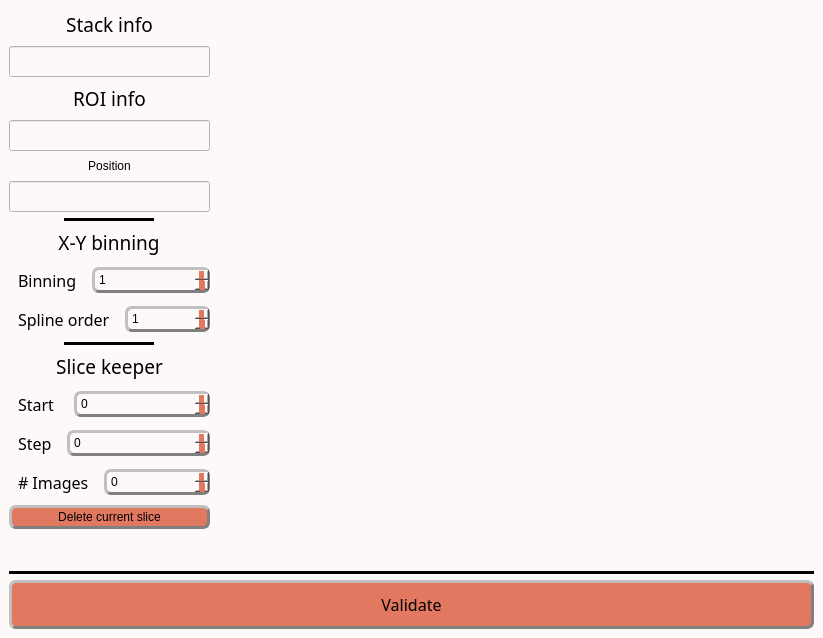
<?xml version="1.0" encoding="UTF-8"?>
<ui version="4.0">
 <class>MainWindow</class>
 <widget class="QMainWindow" name="MainWindow">
  <property name="geometry">
   <rect>
    <x>0</x>
    <y>0</y>
    <width>823</width>
    <height>638</height>
   </rect>
  </property>
  <property name="windowTitle">
   <string>Edit tools</string>
  </property>
  <property name="styleSheet">
   <string notr="true">/* Couleur du fond, label, combobox, progressbar vide et spin box */
QWidget, QLabel, QComboBox, QProgressBar, QSpinBox {background-color: rgb(253, 249, 248)}

/* Couleur quand inactif */
QPushButton:disabled, QComboBox:disabled, QSpinBox:disabled {background-color: rgba(243, 98, 64,150)}

/* Couleur des boutons et des selecteurs */
QPushButton, QComboBox::drop-down:button, QComboBox::down-arrow, QComboBox::down-arrow:disabled, QSpinBox::drop-down:button, QSpinBox::down-arrow, QSpinBox::down-arrow:disabled, QSpinBox::drop-up:button, QSpinBox::up-arrow, QSpinBox::up-arrow:disabled, QSlider::handle:horizontal {background-color: rgb(226, 120, 95)}

/* Couleur des bordures de même couleur que les boutons */
QComboBox::drop-down:button, QSpinBox::drop-down:button, QSpinBox::drop-up:button {border-color: rgb(193, 167, 181)}

/* Couleur des textes */
QLabel, QPushButton, QPushButton:hover, QCheckBox, QComboBox, Line, QTextEdit, QSpinBox {color: rgb(0, 0, 0)}

/* style des bordures 1 */
QLabel, QPushButton, QPushButton:hover, QCheckBox, QComboBox, QSpinBox  {
	border-style : outset;
	min-width : 5em;
}

/* style des bordures 2 */
QPushButton, QPushButton:hover, QCheckBox, QComboBox, QSpinBox  {
	border-radius: 7px;
	border-width: 3px;
	border-color: gray;
}

/* Font 1 */
QPushButton, QPushButton:hover, QCheckBox, QProgressBar {font: 12pt &quot;Noto Sans Cond&quot;}

/* Font 2 */
QComboBox, QTextEdit, QSpinBox {font: 10pt &quot;Noto Sans Cond&quot;}

/* Padding 1 */
QLabel, QComboBox, QComboBox::down-arrow, QSpinBox, QSpinBox::down-arrow, QSpinBox::up-arrow {padding : 2px;}

/* Padding 2 */
QPushButton, QPushButton:hover, QCheckBox {padding : 10px;}

/* Gestion taille des QCheckBoxes */
QCheckBox::indicator:unchecked, QCheckBox::indicator:unchecked:hover, QCheckBox::indicator:checked, QCheckBox::indicator:checked:hover  {
	width :30px;
	height : 30px;
}

QLabel {
	Border-radius : 5px;
	border-width : 0px;
	border-color : black;
	font : 14pt &quot;Noto Sans Cond&quot;;
}

QPushButton:hover {background-color: rgb(243, 98, 64);}

QCheckBox::indicator:unchecked {image: url(icons/uncheck_icon.png);}

QCheckBox::indicator:unchecked:hover {image: url(icons/uncheck_hover_icon.png);}

QCheckBox::indicator:checked {image: url(icons/Check_icon.png);}

QCheckBox::indicator:checked:hover {image: url(icons/Check_hover_icon.png);}

QComboBox::drop-down:button{
	border-radius: 4px;
	border-width: 3px;
	width: 36px;
}

QComboBox::down-arrow {
	image : url(icons/Arrow_down.png);
    width: 26px;
    height: 24px;
}

Line{
	format: plain;
	midLine-Width : 5px;
}

QFrame[height=&quot;3&quot;], QFrame[width=&quot;3&quot;] {background-color: #3A3939;}

QTextEdit{
	background-color: rgb(255, 255, 255);
	border-style: solid;
	border-radius: 5px;
	border-width: 2px;
	border-color: black;
}

QLineEdit {font : 12pt &quot;Noto Sans Cond&quot;;}

/* Gestion taille des QLineEdit */
QLineEdit::indicator:unchecked, QLineEdit::indicator:unchecked:hover, QLineEdit::indicator:checked, QLineEdit::indicator:checked:hover  {
	border-color: black;
}

QHBoxLayout {background-color: rgb(0, 240, 240, 50);}

QProgressBar {
	text-align: center;
	border: 2px solid black;
	border-radius: 3px;
 }

 QProgressBar::chunk {
	background-color: rgb(243, 98, 64);
	width: 20px;
	margin : 0.5px;
 }

QSpinBox::drop-down:button, QSpinBox::drop-up:button {
	border-radius: 2px;
	border-width: 3px;
	width: 36px;
}

QSpinBox::down-arrow {
	image : url(icons/Arrow_down.png);
    width: 26px;
    height: 24px;
}

QSpinBox::up-arrow {
	image : url(icons/Arrow_up.png);
    width: 26px;
    height: 24px;
}

QSlider::groove:horizontal {
    border: 1px solid #999999;
    height: 5px; /* the groove expands to the size of the slider by default. by giving it a height, it has a fixed size */
    background-color: rgb(0, 0, 0);
    margin: 2px 0;
}

QSlider::handle:horizontal {
    border: 1px solid #5c5c5c;
    width: 25px;
    height: 40px;
    margin: -10px 0; /* handle is placed by default on the contents rect of the groove. Expand outside the groove */
    border-radius: 3px;
}</string>
  </property>
  <widget class="QWidget" name="centralwidget">
   <property name="styleSheet">
    <string notr="true"/>
   </property>
   <layout class="QHBoxLayout" name="horizontalLayout_8">
    <item>
     <layout class="QVBoxLayout" name="verticalLayout_3">
      <item>
       <layout class="QHBoxLayout" name="horizontalLayout_7">
        <item>
         <layout class="QVBoxLayout" name="verticalLayout_2">
          <item>
           <layout class="QVBoxLayout" name="verticalLayout_7">
            <item>
             <widget class="QLabel" name="stackInfo_label">
              <property name="sizePolicy">
               <sizepolicy hsizetype="Preferred" vsizetype="Fixed">
                <horstretch>0</horstretch>
                <verstretch>0</verstretch>
               </sizepolicy>
              </property>
              <property name="minimumSize">
               <size>
                <width>114</width>
                <height>0</height>
               </size>
              </property>
              <property name="font">
               <font>
                <family>Noto Sans Cond</family>
                <pointsize>14</pointsize>
                <weight>50</weight>
                <italic>false</italic>
                <bold>false</bold>
               </font>
              </property>
              <property name="text">
               <string>Stack info</string>
              </property>
              <property name="alignment">
               <set>Qt::AlignCenter</set>
              </property>
             </widget>
            </item>
            <item>
             <widget class="QLineEdit" name="stackInfoValues_label">
              <property name="sizePolicy">
               <sizepolicy hsizetype="Minimum" vsizetype="Fixed">
                <horstretch>0</horstretch>
                <verstretch>0</verstretch>
               </sizepolicy>
              </property>
              <property name="minimumSize">
               <size>
                <width>116</width>
                <height>0</height>
               </size>
              </property>
              <property name="font">
               <font>
                <family>Noto Sans Cond</family>
                <pointsize>12</pointsize>
                <weight>50</weight>
                <italic>false</italic>
                <bold>false</bold>
               </font>
              </property>
              <property name="alignment">
               <set>Qt::AlignCenter</set>
              </property>
             </widget>
            </item>
            <item>
             <widget class="QLabel" name="ROIinfo_label">
              <property name="sizePolicy">
               <sizepolicy hsizetype="Preferred" vsizetype="Fixed">
                <horstretch>0</horstretch>
                <verstretch>0</verstretch>
               </sizepolicy>
              </property>
              <property name="minimumSize">
               <size>
                <width>114</width>
                <height>0</height>
               </size>
              </property>
              <property name="font">
               <font>
                <family>Noto Sans Cond</family>
                <pointsize>14</pointsize>
                <weight>50</weight>
                <italic>false</italic>
                <bold>false</bold>
               </font>
              </property>
              <property name="text">
               <string>ROI info</string>
              </property>
              <property name="alignment">
               <set>Qt::AlignCenter</set>
              </property>
             </widget>
            </item>
            <item>
             <widget class="QLineEdit" name="ROIinfoValues_label">
              <property name="sizePolicy">
               <sizepolicy hsizetype="Minimum" vsizetype="Fixed">
                <horstretch>0</horstretch>
                <verstretch>0</verstretch>
               </sizepolicy>
              </property>
              <property name="minimumSize">
               <size>
                <width>116</width>
                <height>0</height>
               </size>
              </property>
              <property name="font">
               <font>
                <family>Noto Sans Cond</family>
                <pointsize>12</pointsize>
                <weight>50</weight>
                <italic>false</italic>
                <bold>false</bold>
               </font>
              </property>
              <property name="styleSheet">
               <string notr="true"/>
              </property>
              <property name="alignment">
               <set>Qt::AlignCenter</set>
              </property>
             </widget>
            </item>
            <item>
             <widget class="QLabel" name="label">
              <property name="sizePolicy">
               <sizepolicy hsizetype="Preferred" vsizetype="MinimumExpanding">
                <horstretch>0</horstretch>
                <verstretch>0</verstretch>
               </sizepolicy>
              </property>
              <property name="text">
               <string>Position</string>
              </property>
              <property name="alignment">
               <set>Qt::AlignCenter</set>
              </property>
             </widget>
            </item>
            <item>
             <widget class="QLineEdit" name="cursor_label">
              <property name="sizePolicy">
               <sizepolicy hsizetype="Minimum" vsizetype="Fixed">
                <horstretch>0</horstretch>
                <verstretch>0</verstretch>
               </sizepolicy>
              </property>
              <property name="minimumSize">
               <size>
                <width>116</width>
                <height>0</height>
               </size>
              </property>
              <property name="font">
               <font>
                <family>Noto Sans Cond</family>
                <pointsize>12</pointsize>
                <weight>50</weight>
                <italic>false</italic>
                <bold>false</bold>
               </font>
              </property>
              <property name="alignment">
               <set>Qt::AlignCenter</set>
              </property>
             </widget>
            </item>
           </layout>
          </item>
          <item>
           <layout class="QVBoxLayout" name="verticalLayout">
            <item alignment="Qt::AlignHCenter">
             <widget class="Line" name="line">
              <property name="sizePolicy">
               <sizepolicy hsizetype="Fixed" vsizetype="Fixed">
                <horstretch>0</horstretch>
                <verstretch>0</verstretch>
               </sizepolicy>
              </property>
              <property name="minimumSize">
               <size>
                <width>90</width>
                <height>0</height>
               </size>
              </property>
              <property name="frameShadow">
               <enum>QFrame::Plain</enum>
              </property>
              <property name="lineWidth">
               <number>5</number>
              </property>
              <property name="midLineWidth">
               <number>5</number>
              </property>
              <property name="orientation">
               <enum>Qt::Horizontal</enum>
              </property>
             </widget>
            </item>
            <item alignment="Qt::AlignHCenter">
             <widget class="QLabel" name="XYtitle_label">
              <property name="sizePolicy">
               <sizepolicy hsizetype="Preferred" vsizetype="Fixed">
                <horstretch>0</horstretch>
                <verstretch>0</verstretch>
               </sizepolicy>
              </property>
              <property name="minimumSize">
               <size>
                <width>114</width>
                <height>0</height>
               </size>
              </property>
              <property name="font">
               <font>
                <family>Noto Sans Cond</family>
                <pointsize>14</pointsize>
                <weight>50</weight>
                <italic>false</italic>
                <bold>false</bold>
               </font>
              </property>
              <property name="text">
               <string>X-Y binning</string>
              </property>
              <property name="alignment">
               <set>Qt::AlignCenter</set>
              </property>
             </widget>
            </item>
            <item>
             <layout class="QHBoxLayout" name="horizontalLayout">
              <item>
               <widget class="QLabel" name="XYbin_label_">
                <property name="sizePolicy">
                 <sizepolicy hsizetype="Fixed" vsizetype="Preferred">
                  <horstretch>0</horstretch>
                  <verstretch>0</verstretch>
                 </sizepolicy>
                </property>
                <property name="font">
                 <font>
                  <family>Noto Sans Cond</family>
                  <pointsize>12</pointsize>
                  <weight>50</weight>
                  <italic>false</italic>
                  <bold>false</bold>
                 </font>
                </property>
                <property name="styleSheet">
                 <string notr="true">QLabel {
color: rgb(0, 0, 0);
background-color:	rgb(253, 249, 248);
border-style : outset;
Border-radius : 5px;
border-width : 0px;
border-color : black;
min-width : 5em;
padding : 5px;
font : 12pt &quot;Noto Sans Cond&quot;;
}</string>
                </property>
                <property name="text">
                 <string>Binning</string>
                </property>
               </widget>
              </item>
              <item>
               <widget class="QSpinBox" name="XYbin_spinBox">
                <property name="sizePolicy">
                 <sizepolicy hsizetype="Minimum" vsizetype="Fixed">
                  <horstretch>0</horstretch>
                  <verstretch>0</verstretch>
                 </sizepolicy>
                </property>
                <property name="minimumSize">
                 <size>
                  <width>85</width>
                  <height>15</height>
                 </size>
                </property>
                <property name="toolTip">
                 <string>&lt;html&gt;&lt;head/&gt;&lt;body&gt;&lt;p&gt;&lt;span style=&quot; font-size:11pt;&quot;&gt;Reduce image dimension by the given factor&lt;/span&gt;&lt;/p&gt;&lt;/body&gt;&lt;/html&gt;</string>
                </property>
                <property name="minimum">
                 <number>1</number>
                </property>
                <property name="maximum">
                 <number>6</number>
                </property>
               </widget>
              </item>
             </layout>
            </item>
            <item>
             <layout class="QHBoxLayout" name="horizontalLayout_2">
              <item>
               <widget class="QLabel" name="spline_label">
                <property name="sizePolicy">
                 <sizepolicy hsizetype="Fixed" vsizetype="Preferred">
                  <horstretch>0</horstretch>
                  <verstretch>0</verstretch>
                 </sizepolicy>
                </property>
                <property name="font">
                 <font>
                  <family>Noto Sans Cond</family>
                  <pointsize>12</pointsize>
                  <weight>50</weight>
                  <italic>false</italic>
                  <bold>false</bold>
                 </font>
                </property>
                <property name="styleSheet">
                 <string notr="true">QLabel {
color: rgb(0, 0, 0);
background-color:	rgb(253, 249, 248);
border-style : outset;
Border-radius : 5px;
border-width : 0px;
border-color : black;
min-width : 5em;
padding : 5px;
font : 12pt &quot;Noto Sans Cond&quot;;
}</string>
                </property>
                <property name="text">
                 <string>Spline order</string>
                </property>
               </widget>
              </item>
              <item>
               <widget class="QSpinBox" name="spline_spinBox">
                <property name="sizePolicy">
                 <sizepolicy hsizetype="Minimum" vsizetype="Fixed">
                  <horstretch>0</horstretch>
                  <verstretch>0</verstretch>
                 </sizepolicy>
                </property>
                <property name="minimumSize">
                 <size>
                  <width>85</width>
                  <height>15</height>
                 </size>
                </property>
                <property name="toolTip">
                 <string>&lt;html&gt;&lt;head/&gt;&lt;body&gt;&lt;p&gt;&lt;span style=&quot; font-size:11pt;&quot;&gt;Interpolation order&lt;/span&gt;&lt;/p&gt;&lt;/body&gt;&lt;/html&gt;</string>
                </property>
                <property name="minimum">
                 <number>1</number>
                </property>
                <property name="maximum">
                 <number>5</number>
                </property>
               </widget>
              </item>
             </layout>
            </item>
           </layout>
          </item>
          <item alignment="Qt::AlignHCenter">
           <widget class="Line" name="line0_2">
            <property name="sizePolicy">
             <sizepolicy hsizetype="Fixed" vsizetype="Fixed">
              <horstretch>0</horstretch>
              <verstretch>0</verstretch>
             </sizepolicy>
            </property>
            <property name="minimumSize">
             <size>
              <width>90</width>
              <height>0</height>
             </size>
            </property>
            <property name="frameShadow">
             <enum>QFrame::Plain</enum>
            </property>
            <property name="lineWidth">
             <number>5</number>
            </property>
            <property name="midLineWidth">
             <number>5</number>
            </property>
            <property name="orientation">
             <enum>Qt::Horizontal</enum>
            </property>
           </widget>
          </item>
          <item>
           <widget class="QLabel" name="sliceKeeper_label">
            <property name="sizePolicy">
             <sizepolicy hsizetype="Preferred" vsizetype="Fixed">
              <horstretch>0</horstretch>
              <verstretch>0</verstretch>
             </sizepolicy>
            </property>
            <property name="minimumSize">
             <size>
              <width>114</width>
              <height>0</height>
             </size>
            </property>
            <property name="font">
             <font>
              <family>Noto Sans Cond</family>
              <pointsize>14</pointsize>
              <weight>50</weight>
              <italic>false</italic>
              <bold>false</bold>
             </font>
            </property>
            <property name="text">
             <string>Slice keeper</string>
            </property>
            <property name="alignment">
             <set>Qt::AlignCenter</set>
            </property>
           </widget>
          </item>
          <item>
           <layout class="QHBoxLayout" name="horizontalLayout_4">
            <item>
             <widget class="QLabel" name="start_label">
              <property name="sizePolicy">
               <sizepolicy hsizetype="Fixed" vsizetype="Preferred">
                <horstretch>0</horstretch>
                <verstretch>0</verstretch>
               </sizepolicy>
              </property>
              <property name="font">
               <font>
                <family>Noto Sans Cond</family>
                <pointsize>12</pointsize>
                <weight>50</weight>
                <italic>false</italic>
                <bold>false</bold>
               </font>
              </property>
              <property name="styleSheet">
               <string notr="true">QLabel {
color: rgb(0, 0, 0);
background-color:	rgb(253, 249, 248);
border-style : outset;
Border-radius : 5px;
border-width : 0px;
border-color : black;
min-width : 5em;
padding : 5px;
font : 12pt &quot;Noto Sans Cond&quot;;
}</string>
              </property>
              <property name="text">
               <string>Start </string>
              </property>
             </widget>
            </item>
            <item>
             <widget class="QSpinBox" name="start_spinBox">
              <property name="sizePolicy">
               <sizepolicy hsizetype="Minimum" vsizetype="Fixed">
                <horstretch>0</horstretch>
                <verstretch>0</verstretch>
               </sizepolicy>
              </property>
              <property name="minimumSize">
               <size>
                <width>85</width>
                <height>15</height>
               </size>
              </property>
              <property name="toolTip">
               <string>&lt;html&gt;&lt;head/&gt;&lt;body&gt;&lt;p&gt;&lt;span style=&quot; font-size:11pt;&quot;&gt;Define the first image&lt;/span&gt;&lt;/p&gt;&lt;/body&gt;&lt;/html&gt;</string>
              </property>
             </widget>
            </item>
           </layout>
          </item>
          <item>
           <layout class="QHBoxLayout" name="horizontalLayout_5">
            <item>
             <widget class="QLabel" name="step_label">
              <property name="sizePolicy">
               <sizepolicy hsizetype="Fixed" vsizetype="Preferred">
                <horstretch>0</horstretch>
                <verstretch>0</verstretch>
               </sizepolicy>
              </property>
              <property name="font">
               <font>
                <family>Noto Sans Cond</family>
                <pointsize>12</pointsize>
                <weight>50</weight>
                <italic>false</italic>
                <bold>false</bold>
               </font>
              </property>
              <property name="styleSheet">
               <string notr="true">QLabel {
color: rgb(0, 0, 0);
background-color:	rgb(253, 249, 248);
border-style : outset;
Border-radius : 5px;
border-width : 0px;
border-color : black;
min-width : 5em;
padding : 5px;
font : 12pt &quot;Noto Sans Cond&quot;;
}</string>
              </property>
              <property name="text">
               <string>Step</string>
              </property>
             </widget>
            </item>
            <item>
             <widget class="QSpinBox" name="step_spinBox">
              <property name="sizePolicy">
               <sizepolicy hsizetype="Minimum" vsizetype="Fixed">
                <horstretch>0</horstretch>
                <verstretch>0</verstretch>
               </sizepolicy>
              </property>
              <property name="minimumSize">
               <size>
                <width>85</width>
                <height>15</height>
               </size>
              </property>
              <property name="toolTip">
               <string>&lt;html&gt;&lt;head/&gt;&lt;body&gt;&lt;p&gt;&lt;span style=&quot; font-size:11pt;&quot;&gt;Step to define which image must be conserved&lt;/span&gt;&lt;/p&gt;&lt;/body&gt;&lt;/html&gt;</string>
              </property>
             </widget>
            </item>
           </layout>
          </item>
          <item>
           <layout class="QHBoxLayout" name="horizontalLayout_6">
            <item>
             <widget class="QLabel" name="nbSlice_label">
              <property name="sizePolicy">
               <sizepolicy hsizetype="Fixed" vsizetype="Preferred">
                <horstretch>0</horstretch>
                <verstretch>0</verstretch>
               </sizepolicy>
              </property>
              <property name="font">
               <font>
                <family>Noto Sans Cond</family>
                <pointsize>12</pointsize>
                <weight>50</weight>
                <italic>false</italic>
                <bold>false</bold>
               </font>
              </property>
              <property name="styleSheet">
               <string notr="true">QLabel {
color: rgb(0, 0, 0);
background-color:	rgb(253, 249, 248);
border-style : outset;
Border-radius : 5px;
border-width : 0px;
border-color : black;
min-width : 5em;
padding : 5px;
font : 12pt &quot;Noto Sans Cond&quot;;
}</string>
              </property>
              <property name="text">
               <string># Images</string>
              </property>
             </widget>
            </item>
            <item>
             <widget class="QSpinBox" name="nbSlice_spinBox">
              <property name="sizePolicy">
               <sizepolicy hsizetype="Minimum" vsizetype="Fixed">
                <horstretch>0</horstretch>
                <verstretch>0</verstretch>
               </sizepolicy>
              </property>
              <property name="minimumSize">
               <size>
                <width>85</width>
                <height>15</height>
               </size>
              </property>
              <property name="toolTip">
               <string>&lt;html&gt;&lt;head/&gt;&lt;body&gt;&lt;p&gt;&lt;span style=&quot; font-size:11pt;&quot;&gt;Define the number of image that must be conserved&lt;/span&gt;&lt;/p&gt;&lt;/body&gt;&lt;/html&gt;</string>
              </property>
             </widget>
            </item>
           </layout>
          </item>
          <item>
           <layout class="QHBoxLayout" name="horizontalLayout_3">
            <item>
             <widget class="QPushButton" name="Del_bttn">
              <property name="sizePolicy">
               <sizepolicy hsizetype="Minimum" vsizetype="Fixed">
                <horstretch>0</horstretch>
                <verstretch>0</verstretch>
               </sizepolicy>
              </property>
              <property name="minimumSize">
               <size>
                <width>100</width>
                <height>0</height>
               </size>
              </property>
              <property name="toolTip">
               <string/>
              </property>
              <property name="styleSheet">
               <string notr="true">border-style: outset;
border-width: 3px;
border-radius: 7px;
border-color: gray;
min-width: 5em;
padding: 2px;</string>
              </property>
              <property name="text">
               <string>Delete current slice</string>
              </property>
              <property name="icon">
               <iconset>
                <normaloff>TSG_icons/run_icon.png</normaloff>TSG_icons/run_icon.png</iconset>
              </property>
             </widget>
            </item>
           </layout>
          </item>
          <item>
           <spacer name="verticalSpacer">
            <property name="orientation">
             <enum>Qt::Vertical</enum>
            </property>
            <property name="sizeHint" stdset="0">
             <size>
              <width>20</width>
              <height>40</height>
             </size>
            </property>
           </spacer>
          </item>
         </layout>
        </item>
        <item>
         <widget class="ImageView" name="expSeries" native="true">
          <property name="sizePolicy">
           <sizepolicy hsizetype="Expanding" vsizetype="Expanding">
            <horstretch>0</horstretch>
            <verstretch>0</verstretch>
           </sizepolicy>
          </property>
         </widget>
        </item>
       </layout>
      </item>
      <item>
       <layout class="QVBoxLayout" name="verticalLayout_5">
        <item>
         <widget class="Line" name="line0_4">
          <property name="sizePolicy">
           <sizepolicy hsizetype="Minimum" vsizetype="Fixed">
            <horstretch>0</horstretch>
            <verstretch>0</verstretch>
           </sizepolicy>
          </property>
          <property name="minimumSize">
           <size>
            <width>0</width>
            <height>0</height>
           </size>
          </property>
          <property name="frameShadow">
           <enum>QFrame::Plain</enum>
          </property>
          <property name="lineWidth">
           <number>5</number>
          </property>
          <property name="midLineWidth">
           <number>5</number>
          </property>
          <property name="orientation">
           <enum>Qt::Horizontal</enum>
          </property>
         </widget>
        </item>
        <item>
         <widget class="QPushButton" name="validate_bttn">
          <property name="sizePolicy">
           <sizepolicy hsizetype="Minimum" vsizetype="Fixed">
            <horstretch>0</horstretch>
            <verstretch>0</verstretch>
           </sizepolicy>
          </property>
          <property name="minimumSize">
           <size>
            <width>116</width>
            <height>0</height>
           </size>
          </property>
          <property name="font">
           <font>
            <family>Noto Sans Cond</family>
            <pointsize>12</pointsize>
            <weight>50</weight>
            <italic>false</italic>
            <bold>false</bold>
           </font>
          </property>
          <property name="toolTip">
           <string>&lt;html&gt;&lt;head/&gt;&lt;body&gt;&lt;p&gt;&lt;span style=&quot; font-size:11pt;&quot;&gt;Export data to the main GUI&lt;/span&gt;&lt;/p&gt;&lt;/body&gt;&lt;/html&gt;</string>
          </property>
          <property name="text">
           <string>Validate</string>
          </property>
          <property name="icon">
           <iconset>
            <normaloff>TSG_icons/Export.png</normaloff>TSG_icons/Export.png</iconset>
          </property>
         </widget>
        </item>
       </layout>
      </item>
     </layout>
    </item>
   </layout>
  </widget>
 </widget>
 <customwidgets>
  <customwidget>
   <class>ImageView</class>
   <extends>QWidget</extends>
   <header>pyqtgraph</header>
   <container>1</container>
  </customwidget>
 </customwidgets>
 <resources/>
 <connections/>
</ui>
